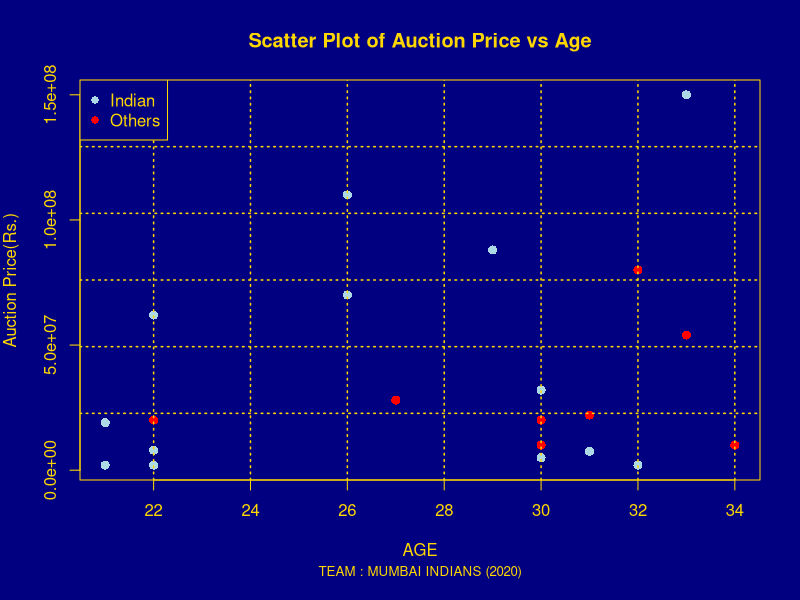
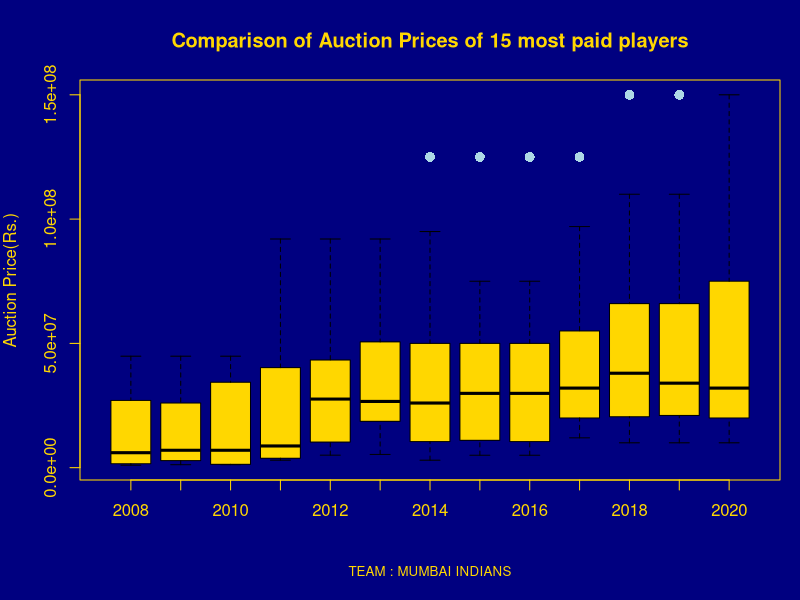
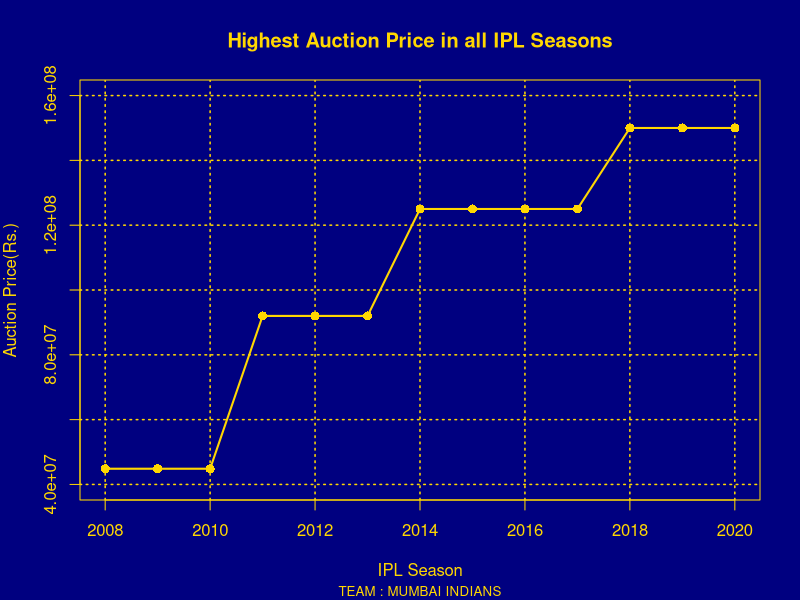

The R script that drew these images, in order:
## ---- chunk 1
knitr::opts_chunk$set(echo = TRUE)
## ---- chunk 2
ipl <- read.csv("MI_Players_Salary.csv",header=TRUE,na.strings = "NA")      # Loading complete dataset
str(ipl)
ipl$Season <- as.factor(ipl$Season)                           # Changing into factor variable
ipl$Player_Category <- as.factor(ipl$Player_Category)
## ---- chunk 3
auction2020 <- subset(ipl,Season=="2020")                     # Extracting data for 2020
par(bg="navy blue",fg="gold",mar=c(6,4,4,2))
plot(auction2020$Age,auction2020$Price,xlab = "AGE",ylab = "Auction Price(Rs.)",
     pch = 16,col=c("light blue","red")[auction2020$Player_Category],col.main="gold",col.lab="gold",
     col.axis="gold",main = "Scatter Plot of Auction Price vs Age",sub="TEAM : MUMBAI INDIANS (2020)",
     col.sub="gold",cex.sub=0.8,font.sub=13,cex=1.2)
grid(ny=6,col="gold",lwd=1.5)
legend("topleft",pch=16,legend=levels(auction2020$Player_Category),col = c("light blue","red"))  
## ---- chunk 4
# Extracting most paid 15 players for each season
top15 <- data.frame(sl=1:15)
for (i in levels(ipl$Season)){
  seasondata <- ipl[ipl$Season==i,c("Price")]
  dataordered <- seasondata[order(seasondata,decreasing = TRUE)]
  top15 <- cbind(top15,i=dataordered[1:15])
}
top15 <- top15[,2:14]
names(top15) <- levels(ipl$Season)

## ---- chunk 5
par(bg="navy blue",fg="gold",mar=c(6,4,4,1))
boxplot(top15,col="gold",border="black",main="Comparison of Auction Prices of 15 most paid players",
        col.axis="gold",ylab="Auction Price(Rs.)",col.lab="gold",col.main="gold",pch=16,cex=1.3,
        outcol="light blue",sub="TEAM : MUMBAI INDIANS",col.sub="gold",cex.sub=0.8,font.sub=13)
## ---- chunk 6
# Extracting data of highest price for each IPL Seasons
highest <- data.frame()
for (i in levels(ipl$Season)){
  seasondata <- ipl[ipl$Season==i,c("Player.Name","Season","Price")]
  dataordered <- seasondata[order(seasondata[,"Price"],decreasing = TRUE),]
  highest <- rbind(highest,dataordered[1,])
}
highest$Season <- as.integer(as.character(highest$Season))
## ---- chunk 7
# Line plot of highest price for all IPL Seasons
par(bg="navy blue",fg="gold",mar=c(5,4,4,2),mfrow=c(1,1))
plot(highest$Season,highest$Price,type="o",lwd=2,pch=16,col="gold",col.axis="gold",col.main="gold",
     col.lab="gold",main="Highest Auction Price in all IPL Seasons",sub="TEAM : MUMBAI INDIANS",
     col.sub="gold",cex.sub=0.8,font.sub=13,cex=1.2,xlab="IPL Season",ylab="Auction Price(Rs.)",
     ylim=c(4.0e+07,1.6e+08))
grid(col="gold",lwd=1.5)
